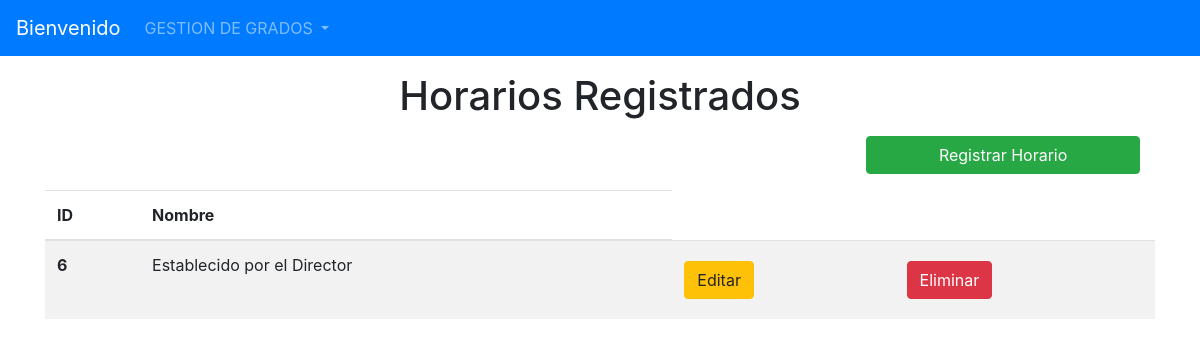
Before: /listarHorarios/ with the older database file.
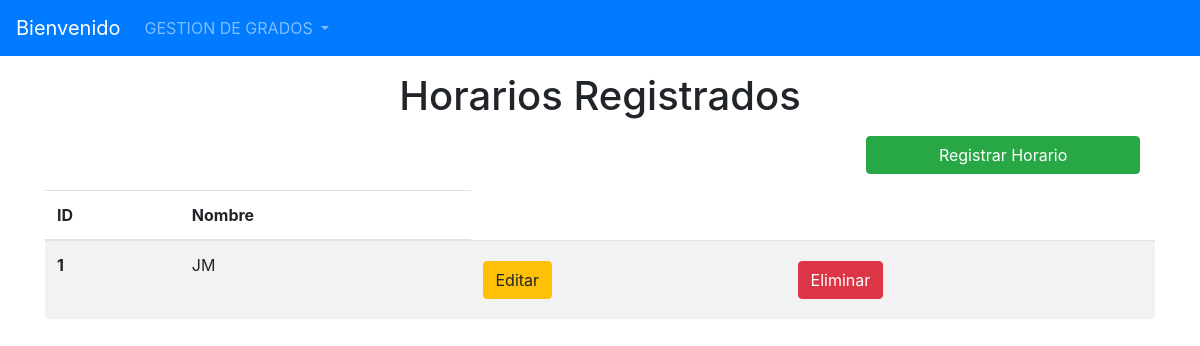
After: the same page with the newer database file.
### Models/Horario/models.py (models this page shows, shortened)
class Horario(models.Model):
    id_hora= models.AutoField(primary_key=True)
    Descripcion= models.CharField(max_length=30)

### Models/Horario/views.py (the view)
# urls.py: path("listarHorarios/", FormularioHorarioView.listar_horario, name='listarHorarios'),
    def listar_horario(request):
        horarios = Horario.objects.all()
        return render(request, "ListaHorario.html",{"lb_horarios": horarios})

### Templates/ListaHorario.html (shortened to what this page needs)
{% extends 'index.html' %}
{% block content  %}
    <h1 align="center">Horarios Registrados</h1>
        <div class="row col-12 justify-content-end mb-2 pr-0">
        <a class="btn btn-success col-md-3" href="{% url 'registrarHorario' %}">Registrar Horario</a>
        </div>
<table class="table table-striped">
  <thead>
    <tr>
      <th scope="col">ID</th>
      <th scope="col">Nombre</th>
    </tr>
  </thead>
  <tbody>
  {% for horarios in lb_horarios %}
     <tr>
      <th scope="row">{{ horarios.id_hora }}</th>
      <td>{{ horarios.Descripcion }}</td>
                        <td>
                            <a href="{% url 'modificarHorarios' horarios.pk %}" class="btn btn-warning btn-icon-split">
                                <span class="text">Editar</span>
                            </a>
                        </td>
                          <td>
                            <a href="{% url 'eliminarHorarios' horarios.pk %}" class="btn btn-danger btn-icon-split">
                                <span class="text">Eliminar</span>
                            </a>
                        </td>
  {% endfor %}
  </tbody>
</table>
{% endblock %}l>

Changed rows visible on the page:
removed Horario: id_hora "6", Descripcion "Establecido por el Director"
added Horario: id_hora "1", Descripcion "JM"
